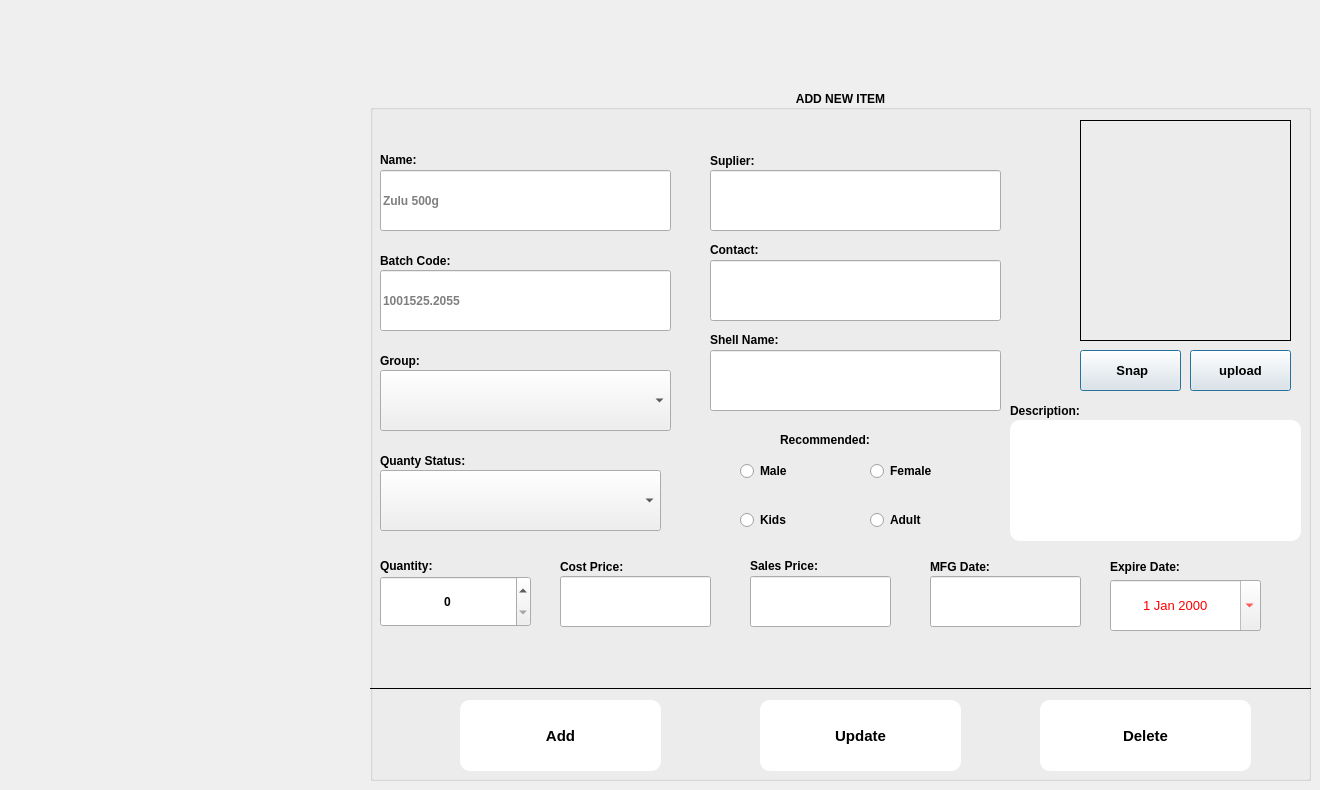
     <widget class="QWidget" name="tab">
      <attribute name="title">
       <string>ADD TO STOCK</string>
      </attribute>
      <widget class="QGroupBox" name="add_item_groupBox">
       <property name="geometry">
        <rect>
         <x>370</x>
         <y>90</y>
         <width>941</width>
         <height>691</height>
        </rect>
       </property>
       <property name="font">
        <font>
         <pointsize>9</pointsize>
         <weight>75</weight>
         <bold>true</bold>
        </font>
       </property>
       <property name="title">
        <string>ADD NEW ITEM</string>
       </property>
       <property name="alignment">
        <set>Qt::AlignCenter</set>
       </property>
       <widget class="QLabel" name="label_3">
        <property name="geometry">
         <rect>
          <x>640</x>
          <y>311</y>
          <width>101</width>
          <height>20</height>
         </rect>
        </property>
        <property name="font">
         <font>
          <family>Segoe UI</family>
          <pointsize>9</pointsize>
          <weight>75</weight>
          <bold>true</bold>
          <underline>false</underline>
         </font>
        </property>
        <property name="text">
         <string>Description:</string>
        </property>
       </widget>
       <widget class="QDateEdit" name="show_expired">
        <property name="geometry">
         <rect>
          <x>740</x>
          <y>490</y>
          <width>151</width>
          <height>51</height>
         </rect>
        </property>
        <property name="font">
         <font>
          <family>Segoe UI</family>
          <pointsize>10</pointsize>
          <weight>50</weight>
          <bold>false</bold>
          <underline>false</underline>
         </font>
        </property>
        <property name="styleSheet">
         <string notr="true">color:red</string>
        </property>
        <property name="alignment">
         <set>Qt::AlignCenter</set>
        </property>
        <property name="showGroupSeparator" stdset="0">
         <bool>true</bool>
        </property>
        <property name="calendarPopup">
         <bool>true</bool>
        </property>
       </widget>
       <widget class="QLabel" name="label_4">
        <property name="geometry">
         <rect>
          <x>10</x>
          <y>361</y>
          <width>111</width>
          <height>20</height>
         </rect>
        </property>
        <property name="font">
         <font>
          <family>Segoe UI</family>
          <pointsize>9</pointsize>
          <weight>75</weight>
          <bold>true</bold>
          <underline>false</underline>
         </font>
        </property>
        <property name="text">
         <string>Quanty Status:</string>
        </property>
       </widget>
       <widget class="QSpinBox" name="show_quantity">
        <property name="geometry">
         <rect>
          <x>10</x>
          <y>486</y>
          <width>151</width>
          <height>51</height>
         </rect>
        </property>
        <property name="alignment">
         <set>Qt::AlignCenter</set>
        </property>
        <property name="accelerated">
         <bool>true</bool>
        </property>
        <property name="showGroupSeparator" stdset="0">
         <bool>true</bool>
        </property>
       </widget>
       <widget class="QComboBox" name="show_status_comboBox">
        <property name="geometry">
         <rect>
          <x>10</x>
          <y>280</y>
          <width>291</width>
          <height>61</height>
         </rect>
        </property>
        <property name="insertPolicy">
         <enum>QComboBox::InsertAlphabetically</enum>
        </property>
       </widget>
       <widget class="QLabel" name="label_5">
        <property name="geometry">
         <rect>
          <x>10</x>
          <y>261</y>
          <width>61</width>
          <height>20</height>
         </rect>
        </property>
        <property name="font">
         <font>
          <family>Segoe UI</family>
          <pointsize>9</pointsize>
          <weight>75</weight>
          <bold>true</bold>
          <underline>false</underline>
         </font>
        </property>
        <property name="text">
         <string>Group:</string>
        </property>
       </widget>
       <widget class="QLineEdit" name="show_drugName">
        <property name="geometry">
         <rect>
          <x>10</x>
          <y>80</y>
          <width>291</width>
          <height>61</height>
         </rect>
        </property>
        <property name="placeholderText">
         <string>Zulu 500g</string>
        </property>
        <property name="clearButtonEnabled">
         <bool>true</bool>
        </property>
       </widget>
       <widget class="QLabel" name="label_10">
        <property name="geometry">
         <rect>
          <x>10</x>
          <y>60</y>
          <width>51</width>
          <height>20</height>
         </rect>
        </property>
        <property name="font">
         <font>
          <family>Segoe UI</family>
          <pointsize>9</pointsize>
          <weight>75</weight>
          <bold>true</bold>
          <underline>false</underline>
         </font>
        </property>
        <property name="text">
         <string>Name:</string>
        </property>
       </widget>
       <widget class="QLabel" name="label_11">
        <property name="geometry">
         <rect>
          <x>10</x>
          <y>466</y>
          <width>71</width>
          <height>20</height>
         </rect>
        </property>
        <property name="font">
         <font>
          <family>Segoe UI</family>
          <pointsize>9</pointsize>
          <weight>75</weight>
          <bold>true</bold>
          <underline>false</underline>
         </font>
        </property>
        <property name="text">
         <string>Quantity:</string>
        </property>
       </widget>
       <widget class="QLabel" name="label_12">
        <property name="geometry">
         <rect>
          <x>190</x>
          <y>467</y>
          <width>81</width>
          <height>20</height>
         </rect>
        </property>
        <property name="font">
         <font>
          <family>Segoe UI</family>
          <pointsize>9</pointsize>
          <weight>75</weight>
          <bold>true</bold>
          <underline>false</underline>
         </font>
        </property>
        <property name="text">
         <string>Cost Price:</string>
        </property>
       </widget>
       <widget class="QLineEdit" name="show_cost_price">
        <property name="geometry">
         <rect>
          <x>190</x>
          <y>486</y>
          <width>151</width>
          <height>51</height>
         </rect>
        </property>
        <property name="clearButtonEnabled">
         <bool>true</bool>
        </property>
       </widget>
       <widget class="QLineEdit" name="show_sale_price">
        <property name="geometry">
         <rect>
          <x>380</x>
          <y>486</y>
          <width>141</width>
          <height>51</height>
         </rect>
        </property>
        <property name="clearButtonEnabled">
         <bool>true</bool>
        </property>
       </widget>
       <widget class="QLabel" name="label_13">
        <property name="geometry">
         <rect>
          <x>380</x>
          <y>466</y>
          <width>81</width>
          <height>20</height>
         </rect>
        </property>
        <property name="font">
         <font>
          <family>Segoe UI</family>
          <pointsize>9</pointsize>
          <weight>75</weight>
          <bold>true</bold>
          <underline>false</underline>
         </font>
        </property>
        <property name="text">
         <string>Sales Price:</string>
        </property>
       </widget>
       <widget class="QLabel" name="label_14">
        <property name="geometry">
         <rect>
          <x>740</x>
          <y>467</y>
          <width>91</width>
          <height>20</height>
         </rect>
        </property>
        <property name="font">
         <font>
          <family>Segoe UI</family>
          <pointsize>9</pointsize>
          <weight>75</weight>
          <bold>true</bold>
          <underline>false</underline>
         </font>
        </property>
        <property name="text">
         <string>Expire Date:</string>
        </property>
       </widget>
       <widget class="QLabel" name="label_15">
        <property name="geometry">
         <rect>
          <x>10</x>
          <y>161</y>
          <width>91</width>
          <height>20</height>
         </rect>
        </property>
        <property name="font">
         <font>
          <family>Segoe UI</family>
          <pointsize>9</pointsize>
          <weight>75</weight>
          <bold>true</bold>
          <underline>false</underline>
         </font>
        </property>
        <property name="text">
         <string>Batch Code: </string>
        </property>
       </widget>
       <widget class="QLineEdit" name="show_batch_code">
        <property name="geometry">
         <rect>
          <x>10</x>
          <y>180</y>
          <width>291</width>
          <height>61</height>
         </rect>
        </property>
        <property name="placeholderText">
         <string>1001525.2055</string>
        </property>
        <property name="clearButtonEnabled">
         <bool>true</bool>
        </property>
       </widget>
       <widget class="QLabel" name="label_22">
        <property name="geometry">
         <rect>
          <x>340</x>
          <y>61</y>
          <width>61</width>
          <height>20</height>
         </rect>
        </property>
        <property name="font">
         <font>
          <family>Segoe UI</family>
          <pointsize>9</pointsize>
          <weight>75</weight>
          <bold>true</bold>
          <underline>false</underline>
         </font>
        </property>
        <property name="text">
         <string>Suplier: </string>
        </property>
       </widget>
       <widget class="QLineEdit" name="show_contact">
        <property name="geometry">
         <rect>
          <x>340</x>
          <y>170</y>
          <width>291</width>
          <height>61</height>
         </rect>
        </property>
       </widget>
       <widget class="QLabel" name="label_23">
        <property name="geometry">
         <rect>
          <x>340</x>
          <y>150</y>
          <width>61</width>
          <height>20</height>
         </rect>
        </property>
        <property name="font">
         <font>
          <family>Segoe UI</family>
          <pointsize>9</pointsize>
          <weight>75</weight>
          <bold>true</bold>
          <underline>false</underline>
         </font>
        </property>
        <property name="text">
         <string>Contact:</string>
        </property>
       </widget>
       <widget class="QLabel" name="item_pic">
        <property name="geometry">
         <rect>
          <x>710</x>
          <y>30</y>
          <width>211</width>
          <height>221</height>
         </rect>
        </property>
        <property name="frameShape">
         <enum>QFrame::Panel</enum>
        </property>
        <property name="text">
         <string/>
        </property>
        <property name="scaledContents">
         <bool>true</bool>
        </property>
       </widget>
       <widget class="Line" name="line_2">
        <property name="geometry">
         <rect>
          <x>0</x>
          <y>590</y>
          <width>941</width>
          <height>16</height>
         </rect>
        </property>
        <property name="frameShadow">
         <enum>QFrame::Plain</enum>
        </property>
        <property name="orientation">
         <enum>Qt::Horizontal</enum>
        </property>
       </widget>
       <widget class="QLineEdit" name="show_supplier">
        <property name="geometry">
         <rect>
          <x>340</x>
          <y>80</y>
          <width>291</width>
          <height>61</height>
         </rect>
        </property>
       </widget>
       <widget class="QLabel" name="label_16">
        <property name="geometry">
         <rect>
          <x>560</x>
          <y>467</y>
          <width>81</width>
          <height>20</height>
         </rect>
        </property>
        <property name="font">
         <font>
          <family>Segoe UI</family>
          <pointsize>9</pointsize>
          <weight>75</weight>
          <bold>true</bold>
          <underline>false</underline>
         </font>
        </property>
        <property name="text">
         <string>MFG Date:</string>
        </property>
       </widget>
       <widget class="QLineEdit" name="show_mfg_date">
        <property name="geometry">
         <rect>
          <x>560</x>
          <y>486</y>
          <width>151</width>
          <height>51</height>
         </rect>
        </property>
        <property name="alignment">
         <set>Qt::AlignCenter</set>
        </property>
        <property name="clearButtonEnabled">
         <bool>true</bool>
        </property>
       </widget>
       <widget class="QComboBox" name="quantityStatus_Box">
        <property name="geometry">
         <rect>
          <x>10</x>
          <y>380</y>
          <width>281</width>
          <height>61</height>
         </rect>
        </property>
        <property name="insertPolicy">
         <enum>QComboBox::InsertAlphabetically</enum>
        </property>
       </widget>
       <widget class="QPlainTextEdit" name="description_3">
        <property name="geometry">
         <rect>
          <x>640</x>
          <y>330</y>
          <width>291</width>
          <height>121</height>
         </rect>
        </property>
        <property name="styleSheet">
         <string notr="true">background-color: white;
color: black;
border-radius: 10px;</string>
        </property>
        <property name="frameShape">
         <enum>QFrame::WinPanel</enum>
        </property>
        <property name="frameShadow">
         <enum>QFrame::Sunken</enum>
        </property>
        <property name="sizeAdjustPolicy">
         <enum>QAbstractScrollArea::AdjustToContents</enum>
        </property>
        <property name="plainText">
         <string/>
        </property>
        <property name="backgroundVisible">
         <bool>false</bool>
        </property>
        <property name="placeholderText">
         <string>lower body temperature, minor headache</string>
        </property>
       </widget>
       <widget class="QPushButton" name="browse_stock_photo">
        <property name="geometry">
         <rect>
          <x>820</x>
          <y>260</y>
          <width>101</width>
          <height>41</height>
         </rect>
        </property>
        <property name="font">
         <font>
          <family>Segoe UI</family>
          <pointsize>10</pointsize>
          <weight>75</weight>
          <bold>true</bold>
         </font>
        </property>
        <property name="text">
         <string>upload</string>
        </property>
        <property name="icon">
         <iconset resource="Materials.qrc">
          <normaloff>:/new/Icons/Browse Folder.png</normaloff>:/new/Icons/Browse Folder.png</iconset>
        </property>
        <property name="iconSize">
         <size>
          <width>25</width>
          <height>25</height>
         </size>
        </property>
        <property name="default">
         <bool>true</bool>
        </property>
       </widget>
       <widget class="QPushButton" name="btn_user_snap_photo_3">
        <property name="geometry">
         <rect>
          <x>710</x>
          <y>260</y>
          <width>101</width>
          <height>41</height>
         </rect>
        </property>
        <property name="font">
         <font>
          <family>Segoe UI</family>
          <pointsize>10</pointsize>
          <weight>75</weight>
          <bold>true</bold>
         </font>
        </property>
        <property name="text">
         <string> Snap</string>
        </property>
        <property name="icon">
         <iconset resource="Materials.qrc">
          <normaloff>:/new/Icons/Camera.png</normaloff>:/new/Icons/Camera.png</iconset>
        </property>
        <property name="iconSize">
         <size>
          <width>25</width>
          <height>25</height>
         </size>
        </property>
        <property name="default">
         <bool>true</bool>
        </property>
       </widget>
       <widget class="QPushButton" name="btn_save_return_2">
        <property name="geometry">
         <rect>
          <x>90</x>
          <y>610</y>
          <width>201</width>
          <height>71</height>
         </rect>
        </property>
        <property name="font">
         <font>
          <family>Segoe UI</family>
          <pointsize>11</pointsize>
          <weight>75</weight>
          <bold>true</bold>
          <underline>false</underline>
         </font>
        </property>
        <property name="styleSheet">
         <string>border-radius: 10px;
color: blacke;

background-color:white;</string>
        </property>
        <property name="text">
         <string>Add</string>
        </property>
        <property name="icon">
         <iconset resource="Materials.qrc">
          <normaloff>:/new/Icons/Save.png</normaloff>:/new/Icons/Save.png</iconset>
        </property>
        <property name="iconSize">
         <size>
          <width>50</width>
          <height>50</height>
         </size>
        </property>
        <property name="default">
         <bool>true</bool>
        </property>
       </widget>
       <widget class="QPushButton" name="btn_edit_return_2">
        <property name="geometry">
         <rect>
          <x>390</x>
          <y>610</y>
          <width>201</width>
          <height>71</height>
         </rect>
        </property>
        <property name="font">
         <font>
          <family>Segoe UI</family>
          <pointsize>11</pointsize>
          <weight>75</weight>
          <bold>true</bold>
          <underline>false</underline>
         </font>
        </property>
        <property name="styleSheet">
         <string>border-radius: 10px;
color: blacke;

background-color:white;</string>
        </property>
        <property name="text">
         <string>Update</string>
        </property>
        <property name="icon">
         <iconset resource="Materials.qrc">
          <normaloff>:/new/Icons/Edit Property.png</normaloff>:/new/Icons/Edit Property.png</iconset>
        </property>
        <property name="iconSize">
         <size>
          <width>50</width>
          <height>50</height>
         </size>
        </property>
        <property name="default">
         <bool>true</bool>
        </property>
       </widget>
       <widget class="QPushButton" name="btn_clear_return_2">
        <property name="geometry">
         <rect>
          <x>670</x>
          <y>610</y>
          <width>211</width>
          <height>71</height>
         </rect>
        </property>
        <property name="font">
         <font>
          <family>Segoe UI</family>
          <pointsize>11</pointsize>
          <weight>75</weight>
          <bold>true</bold>
          <underline>false</underline>
         </font>
        </property>
        <property name="styleSheet">
         <string notr="true">border-radius: 10px;
color: blacke;

background-color:white;</string>
        </property>
        <property name="text">
         <string>Delete</string>
        </property>
        <property name="icon">
         <iconset resource="Materials.qrc">
          <normaloff>:/new/Icons/Remove.png</normaloff>:/new/Icons/Remove.png</iconset>
        </property>
        <property name="iconSize">
         <size>
          <width>50</width>
          <height>50</height>
         </size>
        </property>
        <property name="default">
         <bool>true</bool>
        </property>
       </widget>
       <widget class="QRadioButton" name="kids_radioButton">
        <property name="geometry">
         <rect>
          <x>370</x>
          <y>420</y>
          <width>71</width>
          <height>20</height>
         </rect>
        </property>
        <property name="font">
         <font>
          <family>Segoe UI</family>
          <pointsize>9</pointsize>
          <weight>75</weight>
          <bold>true</bold>
          <underline>false</underline>
         </font>
        </property>
        <property name="text">
         <string>Kids</string>
        </property>
       </widget>
       <widget class="QLabel" name="label_6">
        <property name="geometry">
         <rect>
          <x>410</x>
          <y>340</y>
          <width>121</width>
          <height>20</height>
         </rect>
        </property>
        <property name="font">
         <font>
          <family>Segoe UI</family>
          <pointsize>9</pointsize>
          <weight>75</weight>
          <bold>true</bold>
          <underline>false</underline>
         </font>
        </property>
        <property name="text">
         <string>Recommended:</string>
        </property>
       </widget>
       <widget class="QRadioButton" name="female_radioButton">
        <property name="geometry">
         <rect>
          <x>500</x>
          <y>371</y>
          <width>81</width>
          <height>20</height>
         </rect>
        </property>
        <property name="font">
         <font>
          <family>Segoe UI</family>
          <pointsize>9</pointsize>
          <weight>75</weight>
          <bold>true</bold>
          <underline>false</underline>
         </font>
        </property>
        <property name="text">
         <string>Female</string>
        </property>
       </widget>
       <widget class="QRadioButton" name="adult_radioButton">
        <property name="geometry">
         <rect>
          <x>500</x>
          <y>420</y>
          <width>81</width>
          <height>20</height>
         </rect>
        </property>
        <property name="font">
         <font>
          <family>Segoe UI</family>
          <pointsize>9</pointsize>
          <weight>75</weight>
          <bold>true</bold>
          <underline>false</underline>
         </font>
        </property>
        <property name="text">
         <string>Adult</string>
        </property>
       </widget>
       <widget class="QRadioButton" name="male_radioButton">
        <property name="geometry">
         <rect>
          <x>370</x>
          <y>371</y>
          <width>71</width>
          <height>20</height>
         </rect>
        </property>
        <property name="font">
         <font>
          <family>Segoe UI</family>
          <pointsize>9</pointsize>
          <weight>75</weight>
          <bold>true</bold>
          <underline>false</underline>
         </font>
        </property>
        <property name="text">
         <string>Male</string>
        </property>
       </widget>
       <widget class="QLineEdit" name="show_contact_2">
        <property name="geometry">
         <rect>
          <x>340</x>
          <y>260</y>
          <width>291</width>
          <height>61</height>
         </rect>
        </property>
       </widget>
       <widget class="QLabel" name="label_25">
        <property name="geometry">
         <rect>
          <x>340</x>
          <y>240</y>
          <width>91</width>
          <height>20</height>
         </rect>
        </property>
        <property name="font">
         <font>
          <family>Segoe UI</family>
          <pointsize>9</pointsize>
          <weight>75</weight>
          <bold>true</bold>
          <underline>false</underline>
         </font>
        </property>
        <property name="text">
         <string>Shell Name:</string>
        </property>
       </widget>
      </widget>
     </widget>
